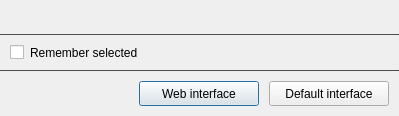
<?xml version="1.0" encoding="UTF-8"?>
<ui version="4.0">
 <class>AskIfRunWithWebInterfaceDialog</class>
 <widget class="QDialog" name="AskIfRunWithWebInterfaceDialog">
  <property name="geometry">
   <rect>
    <x>0</x>
    <y>0</y>
    <width>399</width>
    <height>108</height>
   </rect>
  </property>
  <property name="windowTitle">
   <string>Web interface</string>
  </property>
  <layout class="QVBoxLayout" name="verticalLayout">
   <property name="spacing">
    <number>0</number>
   </property>
   <property name="leftMargin">
    <number>0</number>
   </property>
   <property name="topMargin">
    <number>0</number>
   </property>
   <property name="rightMargin">
    <number>0</number>
   </property>
   <property name="bottomMargin">
    <number>0</number>
   </property>
   <item>
    <widget class="QLabel" name="MainLabel">
     <property name="styleSheet">
      <string notr="true">*{margin:10px}</string>
     </property>
     <property name="text">
      <string/>
     </property>
     <property name="alignment">
      <set>Qt::AlignCenter</set>
     </property>
     <property name="wordWrap">
      <bool>true</bool>
     </property>
     <property name="margin">
      <number>0</number>
     </property>
    </widget>
   </item>
   <item>
    <widget class="Line" name="line">
     <property name="maximumSize">
      <size>
       <width>16777215</width>
       <height>1</height>
      </size>
     </property>
     <property name="styleSheet">
      <string notr="true">*{background-color:#444}</string>
     </property>
     <property name="orientation">
      <enum>Qt::Horizontal</enum>
     </property>
    </widget>
   </item>
   <item>
    <widget class="QCheckBox" name="RememberCheckbox">
     <property name="styleSheet">
      <string notr="true">*{margin:10px}</string>
     </property>
     <property name="text">
      <string>Remember selected</string>
     </property>
     <property name="checked">
      <bool>false</bool>
     </property>
    </widget>
   </item>
   <item>
    <widget class="Line" name="line_2">
     <property name="maximumSize">
      <size>
       <width>16777215</width>
       <height>1</height>
      </size>
     </property>
     <property name="styleSheet">
      <string notr="true">*{background-color:#444}</string>
     </property>
     <property name="orientation">
      <enum>Qt::Horizontal</enum>
     </property>
    </widget>
   </item>
   <item>
    <layout class="QHBoxLayout" name="horizontalLayout">
     <property name="spacing">
      <number>10</number>
     </property>
     <property name="leftMargin">
      <number>10</number>
     </property>
     <property name="topMargin">
      <number>10</number>
     </property>
     <property name="rightMargin">
      <number>10</number>
     </property>
     <property name="bottomMargin">
      <number>10</number>
     </property>
     <item>
      <spacer name="horizontalSpacer">
       <property name="orientation">
        <enum>Qt::Horizontal</enum>
       </property>
       <property name="sizeHint" stdset="0">
        <size>
         <width>40</width>
         <height>20</height>
        </size>
       </property>
      </spacer>
     </item>
     <item>
      <widget class="QPushButton" name="RunWithWebInterfaceButton">
       <property name="minimumSize">
        <size>
         <width>120</width>
         <height>25</height>
        </size>
       </property>
       <property name="text">
        <string>Web interface</string>
       </property>
      </widget>
     </item>
     <item>
      <widget class="QPushButton" name="RunWithNormalInterfaceButton">
       <property name="minimumSize">
        <size>
         <width>120</width>
         <height>25</height>
        </size>
       </property>
       <property name="text">
        <string>Default interface</string>
       </property>
      </widget>
     </item>
    </layout>
   </item>
  </layout>
 </widget>
 <resources/>
 <connections/>
</ui>
